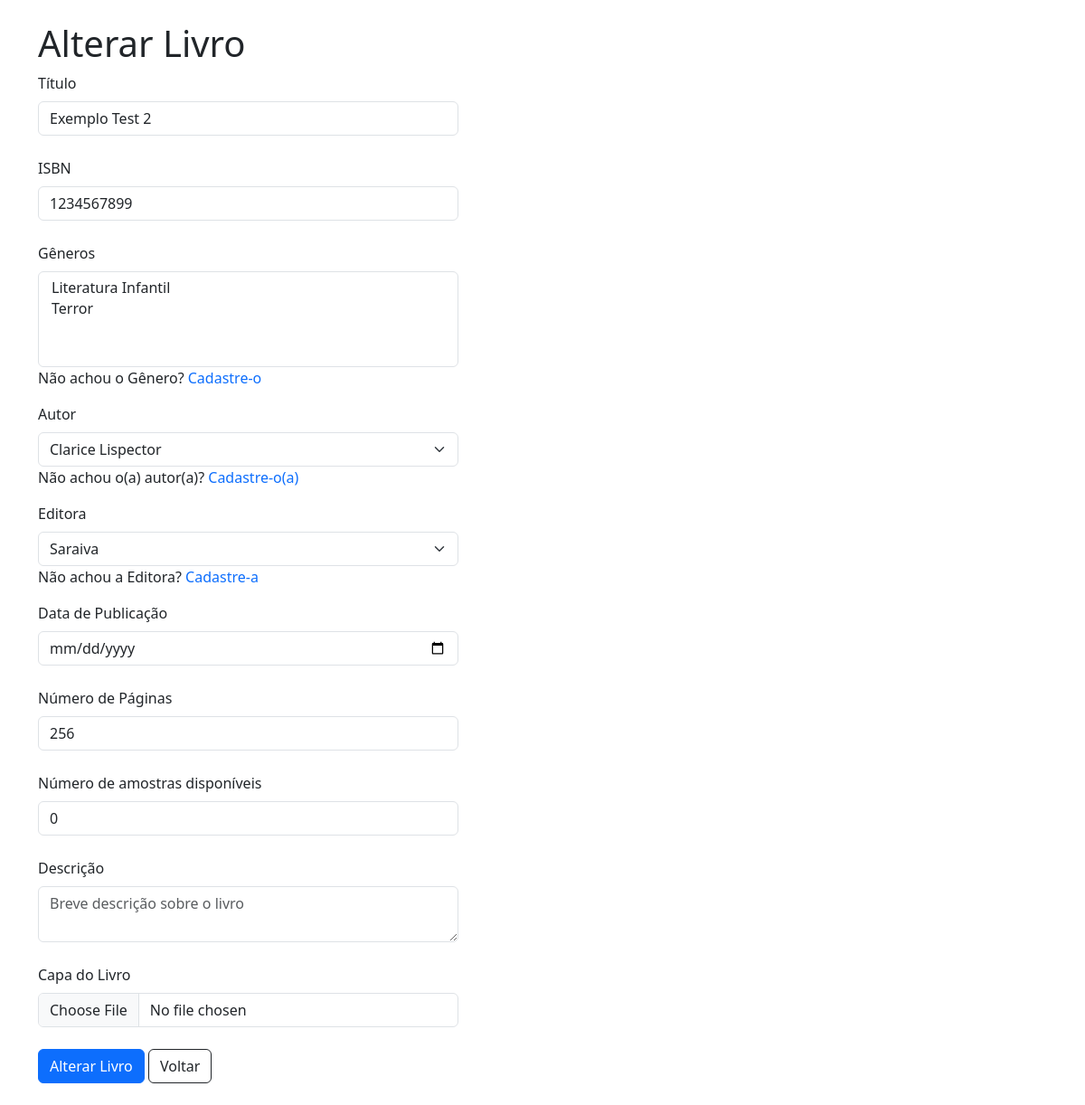
Page /livros/alterar_livro/7/ (signed in) on the committed database.
### livros/models.py (models this page shows, shortened)
class Livro(models.Model): #TODO adicionar genero do livro
    titulo = models.CharField(max_length=150, null=False, blank=False)
    isbn = models.CharField(max_length=20, unique=True, null=False)
    generos = models.ManyToManyField(Genero, related_name='livros')
    autor = models.ForeignKey(Autor, on_delete=models.CASCADE)
    editora = models.ForeignKey(Editora, on_delete=models.CASCADE)
    data_publicacao = models.DateField(null=False)
    numero_paginas = models.PositiveIntegerField(null=False)
    numero_amostras = models.PositiveIntegerField(null=False)
    descricao = models.TextField(blank=True)
    capa = models.ImageField(upload_to='livros_capas')
    data_cadastro = models.DateTimeField(auto_now_add=True)
    data_ultima_atualizacao = models.DateTimeField(auto_now=True)
    funcionario = models.ForeignKey(DadosFuncionario, on_delete=models.DO_NOTHING)

class Autor(models.Model):
    GENERO_CHOICES = [
        ('M', 'Masculino'),
        ('F', 'Feminino'),
        ('O', 'Outros'),
    ]
    nome = models.CharField(max_length=80, null=False)
    genero = models.CharField(max_length=10, choices=GENERO_CHOICES, default='O')
    biografia = models.TextField(null=False)
    nacionalidade = models.CharField(max_length=30, null=False)
    data_nascimento = models.DateField(null=False)
    data_cadastro = models.DateTimeField(auto_now_add=True)
    data_ultima_atualizacao = models.DateTimeField(auto_now=True)
    funcionario = models.ForeignKey(DadosFuncionario, on_delete=models.DO_NOTHING)
    foto_autor = models.ImageField(upload_to='autores')

class Editora(models.Model):
    nome = models.CharField(max_length=250, null=False)
    cnpj = models.CharField(max_length=18, unique=True)
    endereco = models.CharField(max_length=255, null=False)
    telefone = models.CharField(max_length=20, blank=True)
    email = models.EmailField(unique=True)
    site = models.URLField(null=True, blank=True)
    descricao = models.TextField(blank=True)
    data_cadastro = models.DateTimeField(auto_now_add=True)
    data_ultima_atualizacao = models.DateTimeField(auto_now=True)
    funcionario = models.ForeignKey(DadosFuncionario, on_delete=models.DO_NOTHING)
    foto_editora = models.ImageField(upload_to='editoras')

### livros/views.py (the view, shortened to what this page needs)
# urls.py: path('alterar_livro/<int:id>/', views.alterar_livro, name="alterar_livro"),
def alterar_livro(request, id):
    if not is_funcionario(request):
        add_message(request, constants.WARNING, "Você não é funcionário!")
        return redirect(visualizar_livros)
    try:
        livro = Livro.objects.get(id=id)
    except:
        add_message(request, constants.ERROR, "ID de livro inválido!")
        return redirect(visualizar_livros)
    if request.method == 'GET':
        autores = Autor.objects.all()
        editoras = Editora.objects.all()
        generos = Genero.objects.all()
        return render(request, 'alterar_livro.html', {'livro': livro, 'autores': autores, 'editoras': editoras, 'generos': generos})

### funcionarios/models.py (called while the page is built)
def is_funcionario(request):
    try:
        if DadosFuncionario.objects.filter(user=request.user, status=True):
            return True
    except:
        return False

### livros/templates/alterar_livro.html (shortened to what this page needs)
{% extends "base.html" %}
{% block 'body' %}
    <div class="container">
        <br>
        <h1>Alterar Livro</h1>
        <div class="col-md-5">
            <form action="{% url "alterar_livro" livro.id %}" method="post" enctype='multipart/form-data'>
                <label for="titulo" class="form-label">Título</label>
                <input type="text" name="titulo" id="titulo" placeholder="Título do livro" value="{{livro.titulo}}" class='form-control'>
                <br>
                <label for="isbn" class="form-label">ISBN</label>
                <input type="text" name="isbn" id="isbn" placeholder="ISBN do livro" value="{{livro.isbn}}" class='form-control'>
                <br>
                <label for="generos" class="form-label">Gêneros</label>
                <select multiple name="generos" id="generos" class="form-select">
                    {% for genero in generos %}
                        <option value="{{genero.id}}">{{genero.nome}}</option>
                    {% endfor %}
                </select>
                <p>Não achou o Gênero? <a href="{% url "genero_cadastro" %}" style="text-decoration: None">Cadastre-o</a></p>
                <label for="autor" class="form-label">Autor</label>
                <select name="autor" id="autor" class="form-select">
                    {% for autor in autores %}
                        <option value={{autor.id}} {% if livro.autor == autor %}selected{% endif %}>{{autor.nome}}</option>
                    {% endfor %}
                </select>
                <p>Não achou o&#40;a&#41; autor&#40;a&#41;? <a href="{% url "autor_cadastro" %}" style="text-decoration: None">Cadastre-o&#40;a&#41;</a></p>
                <label for="editora" class="form-label">Editora</label>
                <select name="editora" id="editora" class="form-select" required>
                    {% for editora in editoras %}
                        <option value={{editora.id}} {% if livro.editora == editora %}selected{% endif %}>{{editora.nome}}</option>
                    {% endfor %}
                </select>
                <p>Não achou a Editora? <a href="{% url "editora_cadastro" %}" style="text-decoration: None">Cadastre-a</a></p>
                <label for="data_publicacao" class="form-label">Data de Publicação</label>
                <input type="date" name="data_publicacao" id="data_publicacao" placeholder="Data de Publicação" value="{{livro.data_publicacao}}" class='form-control'>
                <br>
                <label for="numero_paginas" class="form-label">Número de Páginas</label>
                <input type="number" name="numero_paginas" id="numero_paginas" placeholder="Número de Páginas" class='form-control' value="{{livro.numero_paginas}}">
                <br>
                <label for="numero_amostras" class="form-label">Número de amostras disponíveis</label>
                <input type="number" name="numero_amostras" id="numero_amostras" placeholder="Número de Amostras" class="form-control" value="{{livro.numero_amostras}}">
                <br>
                <label for="descricao" class="form-label">Descrição</label>
                <textarea name="descricao" id="descricao" placeholder="Breve descrição sobre o livro" class="form-control"></textarea>
                <br>
                <label for="capa" class="form-label">Capa do Livro</label>
                <input type="file" name="capa" id="capa" class='form-control' placeholder="Imagem para capa do livro">
                <br>
                <input type="submit" value="Alterar Livro" class="btn btn-primary">
                <a href="{% url "visualizar_livros" %}" class="btn btn-outline-dark">Voltar</a>
            </form>
            <br>
        </div>
    </div>
{% endblock 'body' %}

### rows in the picture
Livro: titulo "Exemplo Test 2", isbn "1234567899", autor "Clarice Lispector", editora "Saraiva", numero_paginas "256", numero_amostras "0"
